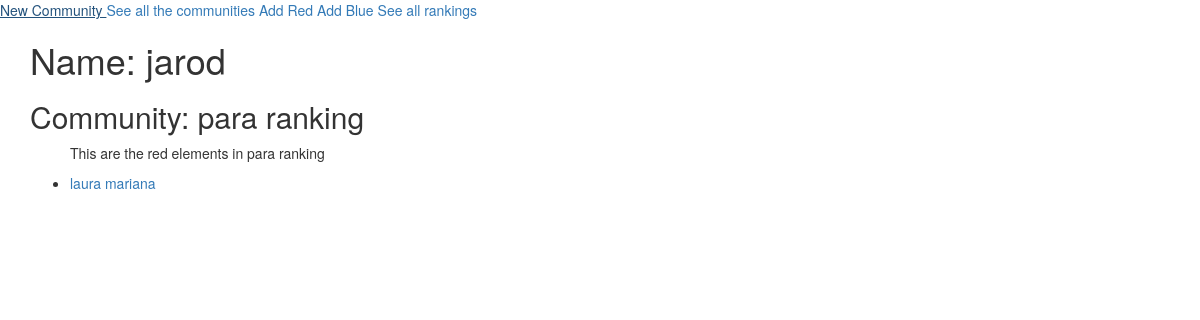
The app's page /blue/25/ with its own data.
### match/models.py (models this page shows, shortened)
class Blue(models.Model):
    name = models.CharField(max_length=50)
    community = models.ForeignKey('Community', on_delete=models.CASCADE)
    pairing = models.ForeignKey('Pairing', on_delete=models.CASCADE, null=True)
    class Meta:
        unique_together = (("community", "name"),)

class Community(models.Model):
    name = models.CharField(max_length=20, unique = True)
    number_couples = models.IntegerField()
    def __str__(self):
        return self.name

class Red(models.Model):
    name =  models.CharField(max_length=50)
    community = models.ForeignKey('Community', on_delete=models.CASCADE)
    pairing = models.ForeignKey('Pairing', on_delete=models.CASCADE, null=True)
    class Meta:
        unique_together = (("community", "name"),)
    def __str__(self):
        return self.name

### match/views.py (the view)
# urls.py: path('blue/<int:pk>/', views.blue_details, name='blue_details'),
def blue_details(request, pk):
    blue = get_object_or_404(Blue, pk=pk)
    community = blue.community
    reds = Red.objects.filter(community = community)
    return render(request, 'match/blue_details.html', {'community': community, 'blue': blue, 'reds': reds, 'blue_id': pk})

### match/templates/match/blue_details.html
{% extends 'match/base.html' %}
{% block content %}
<h1> Name: {{blue.name }}</h1>
<h2> Community: {{community.name}}</h2>
  <ul>
    <p> This are the red elements in {{community}}</p>
    {% for red in reds %}
    <li><a href="{% url 'new_ranking_blue' blue_id red.pk%}" ><span> {{red}} </span></a></li>
    {% endfor %}
  </ul>
  {% endblock %}

### records on screen
Blue: name "jarod"
Community: name "para ranking"
Red: name "laura mariana"
